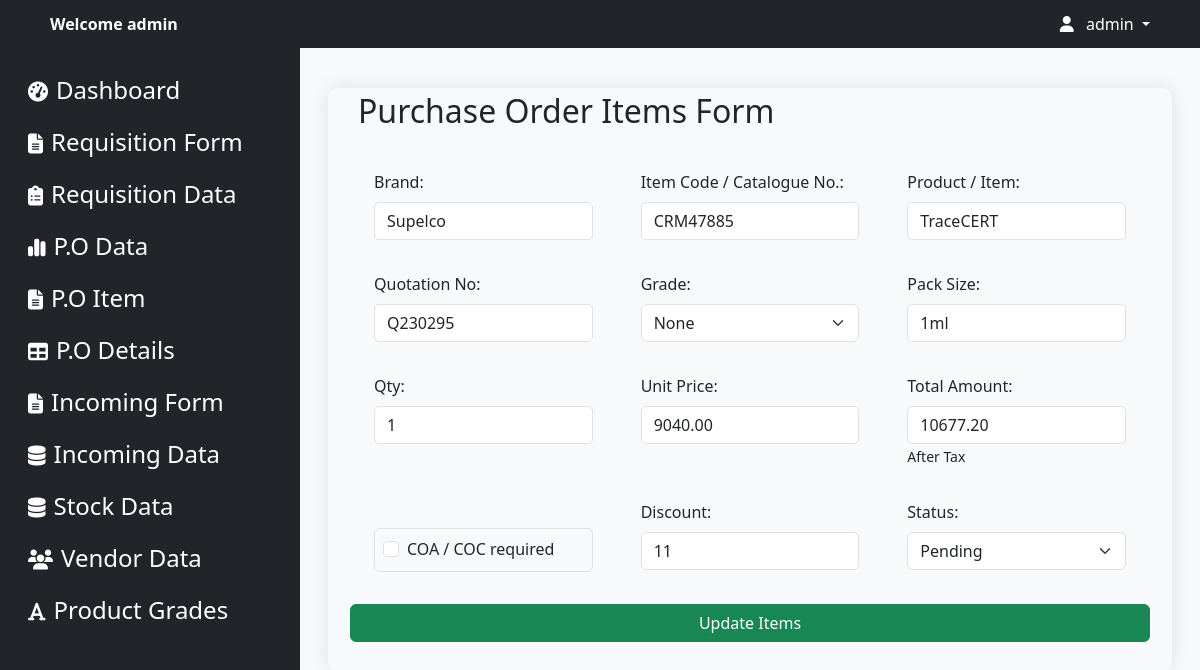
Page /purchase-edit/CRM47885/ (signed in) on the committed database.
### apps/models.py (models this page shows, shortened)
class PurchaseItem(models.Model):
    make_brand = models.CharField(max_length=100)
    product_code = models.CharField(max_length=50)
    item = models.CharField(max_length=100)
    quotation_no = models.CharField(max_length=100)
    grade = models.CharField(max_length=50)
    pack_size = models.CharField(max_length=50)
    quantity = models.CharField(max_length=100)
    unit_price = models.DecimalField(max_digits=10, decimal_places=2)
    total_amount = models.DecimalField(max_digits=20, decimal_places=2)
    coa_coc_required = models.BooleanField(default=False)
    pdf_file = models.FileField(upload_to='pdf_files/',blank=True, null=True)
    discount = models.CharField(max_length=10,default='None')
    status = models.CharField(max_length=50)

### apps/views.py (the view)
# urls.py: path('purchase-edit/<str:product_code>/', views.purchase_edit, name='purchase_edit'),
@login_required
@never_cache
def purchase_edit(request, product_code=None):
    item = PurchaseItem.objects.filter(product_code=product_code).first()
    if not item:
        return render(request, '404.html')  # Handle the case when no item is found
    return render(request, 'purchase/purchase_update.html', {'item': item})

### templates/purchase/purchase_update.html (shortened to what this page needs)
{% load static %}
<!DOCTYPE html>
<html lang="en">
<head>
    {% load static %}
    <link href="https://cdn.jsdelivr.net/npm/bootstrap@5.3.2/dist/css/bootstrap.min.css" rel="stylesheet">
    <link href="https://cdnjs.cloudflare.com/ajax/libs/font-awesome/6.5.1/css/all.min.css" rel="stylesheet">
    <link rel="stylesheet" href="{% static 'css/index.css' %}">
    <link rel="stylesheet" href="{% static 'css/sidebar.css' %}">
    <link rel="stylesheet" href="{% static 'css/forAllForm.css' %}">
</head>
<body>
    {% include 'logined/navbar.html' %}
    <div class="container-fluid">
        {% include 'logined/sidebar.html' %}
        <div class="col">
            <div class="container-fluid p-3">
                <div class="container mt-4 pt-1 fcontainer">
                    <h2>Purchase Order Items Form</h2>
                    <form class="row g-3 pt-3 mt-2 " action="{% url 'purchase_update' product_code=item.product_code %}" method="post">
                        <div class="col-md-4 mb-3 px-4">
                            <label for="make_brand" class="form-label">Brand:</label>
                            <input type="text" class="form-control" id="make_brand" name="make_brand" value="{{ item.make_brand }}">
                        </div>
                        <div class="col-md-4 mb-3 px-4">
                            <label for="product_code" class="form-label">Item Code / Catalogue No.:</label>
                            <input type="text" class="form-control" id="product_code" name="product_code" value="{{ item.product_code }}">
                        </div>
                        <div class="col-md-4 mb-3 px-4">
                            <label for="item" class="form-label">Product / Item:</label>
                            <input type="text" class="form-control" id="item" name="item" value="{{ item.item }}">
                        </div>
                        <div class="col-md-4 mb-3 px-4">
                            <label for="quotation_no" class="form-label">Quotation No:</label>
                            <input type="text" class="form-control" id="quotation_no" name="quotation_no" value="{{ item.quotation_no }}">
                        </div>
                        <div class="col-md-4 mb-3 px-4">
                            <label for="grade" class="form-label">Grade:</label>
                            <select class="form-select" id="grade" name="grade">
                                <option value="{{ item.grade }}">{{ item.grade }}</option>
                            </select>
                        </div>
                        <div class="col-md-4 mb-3 px-4">
                            <label for="pack_size" class="form-label">Pack Size:</label>
                            <input type="text" class="form-control" id="pack_size" name="pack_size" value="{{ item.pack_size }}">
                        </div>
                        <div class="col-md-4 mb-3 px-4">
                            <label for="quantity" class="form-label">Qty:</label>
                            <input type="text" class="form-control" id="quantity" name="quantity" value="{{ item.quantity }}">
                        </div>
                        <div class="col-md-4 mb-3 px-4">
                            <label for="unit_price" class="form-label">Unit Price:</label>
                            <input type="number" class="form-control" id="unit_price" name="unit_price" value="{{ item.unit_price }}">
                        </div>
                        <div class="col-md-4 mb-3 px-4">
                            <label for="total_amount" class="form-label">Total Amount:</label>
                            <input type="number" class="form-control" id="total_amount" name="total_amount" step="0.01" value="{{ item.total_amount }}">
                            <small>After Tax</small>
                        </div>
                        <div class="col-md-4 mb-3 px-4" style="padding-top: 28px;">
                            <div class="border rounded p-2">
                                <div class="form-check">
                                    <input class="form-check-input" type="checkbox" id="coa_coc_required" name="coa_coc_required" {% if item.coa_coc_required %}checked{% endif %}>
                                    <label class="form-check-label" for="coa_coc_required">COA / COC required</label>
                                </div>
                            </div>
                        </div>
                        <div class="col-md-4 mb-3 px-4">
                            <label for="discount" class="form-label">Discount:</label>
                            <input type="text" class="form-control" id="discount" name="discount" value="{{ item.discount }}">
                        </div>
                        <div class="col-md-4 mb-3 px-4">
                            <label for="status" class="form-label">Status:</label>
                            <select class="form-select" id="status" name="status">
                                <option value="{{ item.status }}">{{ item.status }}</option>
                            </select>
                        </div>
                        <button type="submit" class="btn btn-success">Update Items</button>
                    </form>
                </div>
            </div>
        </div>
    </div>
    </div>
</body>
</html>

### templates/logined/navbar.html (shortened to what this page needs)
{% load static %}
<nav class="navbar navbar-expand-lg navbar-dark bg-dark navbar-custom p-1 ">
    <div class="container">
        <div class="collapse navbar-collapse" id="navbarNav">
            <ul class="navbar-nav">
                <li class="nav-item">
                    <a class="nav-link d-none d-lg-block text-white fw-semibold" href="#">Welcome {{ user.username }}</a>
                </li>
            </ul>
            <ul class="navbar-nav ms-auto">
                {% if user.is_authenticated %}
                <li class="nav-item dropdown">
                    <a class="nav-link dropdown-toggle text-white" href="#" id="navbarDropdown" role="button"
                        data-bs-toggle="dropdown" aria-expanded="false">
                        <i class="fas fa-user"></i> <span class="ms-2 d-none d-sm-inline">{{ user.username }}</span>
                    </a>
                </li>
                {% endif %}
            </ul>
        </div>
    </div>
</nav>

### static/css/index.css (style rules this page uses)
.navbar { --bs-navbar-padding-y: 0rem !important; }

### static/css/forAllForm.css (style rules this page uses)
body { background-color: #f8f9fa; }
.fcontainer { max-width: 1100px; margin: 0 auto; padding: 30px; border-radius: 10px; box-shadow: 0px 0px 20px rgba(0, 0, 0, 0.1); margin-top: 40px; }
.form-control { border-radius: 5px; }

### rows in the picture
PurchaseItem: make_brand "Supelco", product_code "CRM47885", item "TraceCERT", quotation_no "Q230295", grade "None", pack_size "1ml", quantity "1", unit_price "9040.00", total_amount "10677.20", discount "11", status "Pending"

### other values in the picture
{{ user.username }} "admin"
